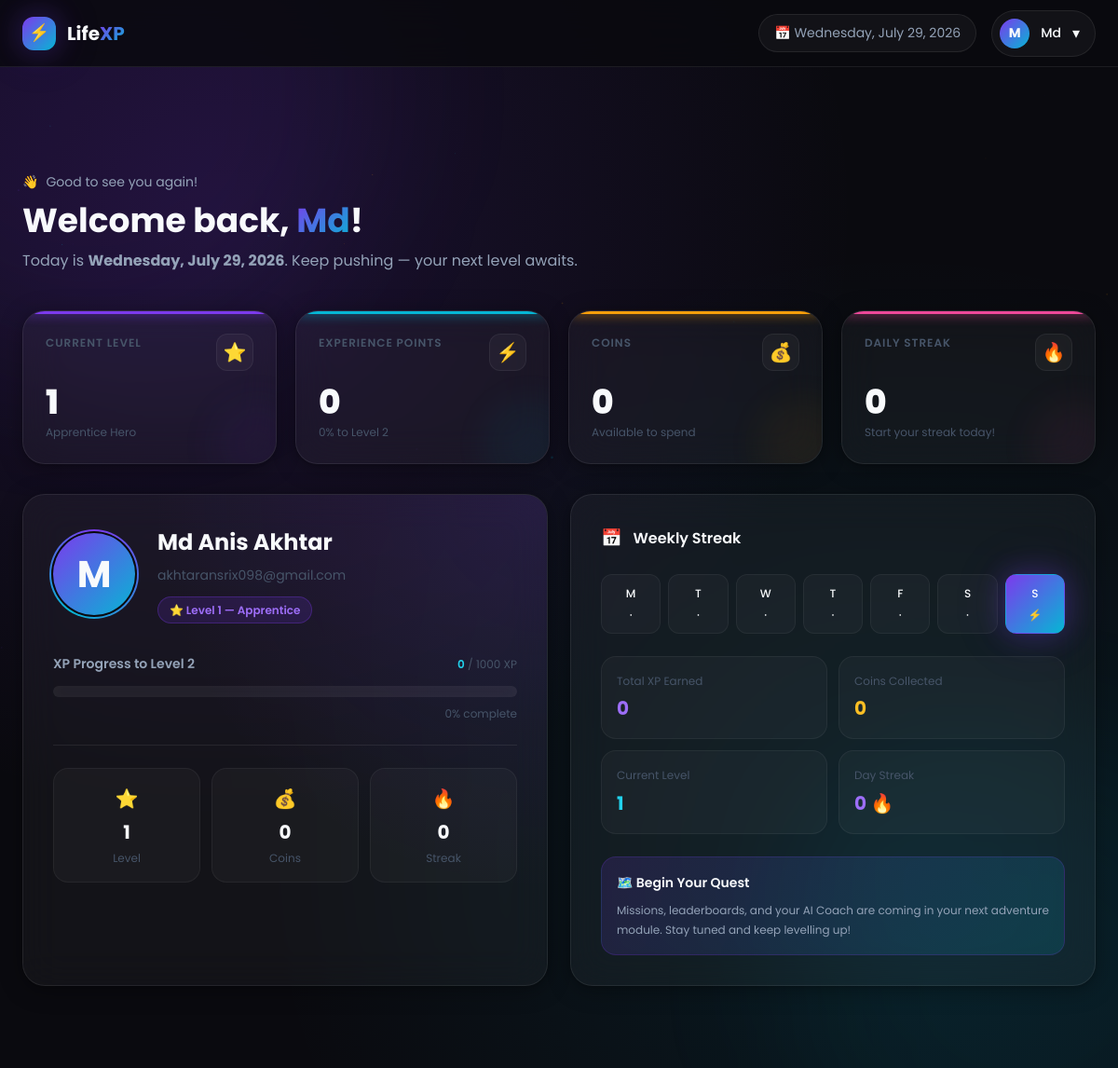
/dashboard (signed in), run on the app's committed database.
### tables this page shows
CREATE TABLE users (
    id INTEGER PRIMARY KEY AUTOINCREMENT,

    full_name TEXT NOT NULL,

    email TEXT NOT NULL UNIQUE,

    password_hash TEXT NOT NULL,

    avatar TEXT DEFAULT 'default.png',

    created_at TIMESTAMP DEFAULT CURRENT_TIMESTAMP,

    last_login TIMESTAMP,

    is_active INTEGER DEFAULT 1
);

CREATE TABLE user_stats (

    id INTEGER PRIMARY KEY AUTOINCREMENT,

    user_id INTEGER NOT NULL UNIQUE,

    current_level INTEGER DEFAULT 1,

    current_xp INTEGER DEFAULT 0,

    current_coins INTEGER DEFAULT 0,

    current_streak INTEGER DEFAULT 0,

    longest_streak INTEGER DEFAULT 0,

    missions_completed INTEGER DEFAULT 0,

    missions_failed INTEGER DEFAULT 0,

    last_updated TIMESTAMP DEFAULT CURRENT_TIMESTAMP,

    FOREIGN KEY(user_id) REFERENCES users(id)
);

### routes/dashboard.py (the view)
@dashboard_bp.route("/dashboard")
def index():
    if "user_id" not in session:
        return redirect(url_for("auth.login"))
    dashboard_data = DashboardService.get_dashboard_data(
        session["user_id"]
    )
    if dashboard_data is None:
        session.clear()
        return redirect(url_for("auth.login"))
    return render_template(
        "dashboard.html",
        **dashboard_data
    )

### database/db.py (called while the page is built)
def get_connection():
    DATABASE_PATH.parent.mkdir(parents=True, exist_ok=True)
    connection = sqlite3.connect(DATABASE_PATH)
    connection.row_factory = sqlite3.Row
    connection.execute("PRAGMA foreign_keys = ON")
    return connection

def get_db():
    if "db" not in g:
        g.db = get_connection()
    return g.db

### models/user.py (called while the page is built)
def get_user_by_id(user_id: int):
    db = get_db()
    row = db.execute(
        "SELECT * FROM users WHERE id = ?",
        (user_id,)
    ).fetchone()
    return dict(row) if row else None

### models/user_stats.py (called while the page is built)
    @staticmethod
    def get(user_id):
        db = get_db()
        return db.execute(
            """
            SELECT *
            FROM user_stats
            WHERE user_id = ?
            """,
            (user_id,)
        ).fetchone()

### templates/dashboard.html (shortened to what this page needs)
{% extends "base.html" %}
{% block styles %}
  <link rel="stylesheet" href="{{ url_for('static', filename='css/dashboard.css') }}" />
{% endblock %}
{% block content %}
<div class="dashboard-page">
  <nav class="dashboard-navbar" role="navigation" aria-label="Dashboard Navigation">
    <div class="container dashboard-navbar-inner">
      <a href="{{ url_for('dashboard.index') }}" class="dash-logo" aria-label="LifeXP Dashboard">
        <div class="dash-logo-icon" aria-hidden="true">⚡</div>
        <span class="dash-logo-text">Life<span class="highlight">XP</span></span>
      </a>
      <div class="dash-nav-right">
        <div class="dash-date" aria-label="Today's date">📅 {{ today }}</div>
        <div class="dash-user-pill" id="user-pill" role="button" aria-haspopup="true" aria-expanded="false" tabindex="0">
          <div class="dash-user-avatar-small" aria-hidden="true">
            {{ user.full_name[0].upper() }}
          </div>
          <span class="dash-user-name-small">{{ user.full_name.split()[0] }}</span>
          <span aria-hidden="true">▾</span>
        </div>
      </div>
    </div>
  </nav>
  <main class="dashboard-main" id="main-content">
    <div class="container">
      <section class="welcome-header" aria-label="Welcome">
        <div class="welcome-greeting">
          <span>👋</span> Good to see you again!
        </div>
        <h1 class="welcome-title">
          Welcome back,
          <span class="user-name">{{ user.full_name.split()[0] }}</span>!
        </h1>
        <p class="welcome-sub">
          Today is <strong>{{ today }}</strong>. Keep pushing — your next level awaits.
        </p>
      </section>
      <section class="stats-row" aria-label="Player Statistics">
        <div
          class="stat-card stat-card-level glass-card animate-fade-in-up"
          style="animation-delay: 0.05s;"
        >
          <div class="stat-card-header">
            <span class="stat-card-label">Current Level</span>
            <div class="stat-card-icon" aria-hidden="true">⭐</div>
          </div>
          <div class="stat-card-value" aria-label="Level {{ stats.current_level }}">{{ stats.current_level }}</div>
          <div class="stat-card-sub">
            {% if stats.current_level < 10 %}
              Apprentice Hero
            {% elif stats.current_level < 25 %}
              Rising Adventurer
            {% elif stats.current_level < 50 %}
              Seasoned Champion
            {% else %}
              Legendary Master
            {% endif %}
          </div>
        </div>
        <div
          class="stat-card stat-card-xp glass-card animate-fade-in-up"
          style="animation-delay: 0.15s;"
        >
          <div class="stat-card-header">
            <span class="stat-card-label">Experience Points</span>
            <div class="stat-card-icon" aria-hidden="true">⚡</div>
          </div>
          <div class="stat-card-value" aria-label="{{ stats.current_xp }} XP">{{ stats.current_xp }}</div>
          <div class="stat-card-sub">{{ xp_progress }}% to Level {{ stats.current_level + 1 }}</div>
        </div>
        <div
          class="stat-card stat-card-coins glass-card animate-fade-in-up"
          style="animation-delay: 0.25s;"
        >
          <div class="stat-card-header">
            <span class="stat-card-label">Coins</span>
            <div class="stat-card-icon" aria-hidden="true">💰</div>
          </div>
          <div class="stat-card-value" aria-label="{{ stats.current_coins }} coins">{{ stats.current_coins }}</div>
          <div class="stat-card-sub">Available to spend</div>
        </div>
        <div
          class="stat-card stat-card-streak glass-card animate-fade-in-up"
          style="animation-delay: 0.35s;"
        >
          <div class="stat-card-header">
            <span class="stat-card-label">Daily Streak</span>
            <div class="stat-card-icon" aria-hidden="true">🔥</div>
          </div>
          <div class="stat-card-value" aria-label="{{ stats.current_streak }} day streak">{{ stats.current_streak }}</div>
          <div class="stat-card-sub">
            {% if stats.current_streak == 0 %}
              Start your streak today!
            {% elif stats.current_streak == 1 %}
              1 day — keep going!
            {% else %}
              Day streak 🔥
            {% endif %}
          </div>
        </div>
      </section>
      <div class="dashboard-second-row">
        <article class="profile-card glass-card animate-fade-in-up" style="animation-delay: 0.4s;" aria-label="Player Profile">
          <div class="profile-card-header">
            <div class="profile-avatar-wrapper" aria-hidden="true">
              <div class="profile-avatar-ring-inner"></div>
              <div class="profile-avatar">{{ user.full_name[0].upper() }}</div>
            </div>
            <div class="profile-info">
              <h2 class="profile-name">{{ user.full_name }}</h2>
              <p class="profile-email">{{ user.email }}</p>
              <div class="profile-level-badge">
                ⭐ Level {{ stats.current_level }}
                —
                {% if stats.current_level < 10 %}
                  Apprentice
                {% elif stats.current_level < 25 %}
                  Adventurer
                {% elif stats.current_level < 50 %}
                  Champion
                {% else %}
                  Master
                {% endif %}
              </div>
            </div>
          </div>
          <div class="profile-xp-section" aria-label="XP Progress">
            <div class="profile-xp-header">
              <span class="profile-xp-title">XP Progress to Level {{ stats.current_level + 1 }}</span>
              <span class="profile-xp-values">
                <span>{{ stats.current_xp }}</span> / {{ level_end_xp }} XP
              </span>
            </div>
            <div class="xp-bar-track" role="progressbar" aria-valuenow="{{ xp_progress }}" aria-valuemin="0" aria-valuemax="100" aria-label="{{ xp_progress }}% XP to next level">
            </div>
            <div class="profile-xp-percent">{{ xp_progress }}% complete</div>
          </div>
          <div class="profile-mini-stats">
            <div class="profile-mini-stat">
              <div class="profile-mini-stat-icon" aria-hidden="true">⭐</div>
              <div class="profile-mini-stat-value">{{ stats.current_level }}</div>
              <div class="profile-mini-stat-label">Level</div>
            </div>
            <div class="profile-mini-stat">
              <div class="profile-mini-stat-icon" aria-hidden="true">💰</div>
              <div class="profile-mini-stat-value">{{ stats.current_coins }}</div>
              <div class="profile-mini-stat-label">Coins</div>
            </div>
            <div class="profile-mini-stat">
              <div class="profile-mini-stat-icon" aria-hidden="true">🔥</div>
              <div class="profile-mini-stat-value">{{ stats.current_streak }}</div>
              <div class="profile-mini-stat-label">Streak</div>
            </div>
          </div>
        </article>
        <article class="activity-card glass-card animate-fade-in-up" style="animation-delay: 0.5s;" aria-label="Activity and Streak">
          <h2 class="card-section-title">
            <span class="card-section-title-icon" aria-hidden="true">📅</span>
            Weekly Streak
          </h2>
          <div class="streak-week" aria-label="7 day streak overview">
            {% set days = ['M','T','W','T','F','S','S'] %}
            {% for i in range(7) %}
              <div class="streak-day {% if loop.index == 7 %}today{% elif loop.index <= stats.current_streak %}active{% endif %}" aria-label="Day {{ i + 1 }}">
                <span>{{ days[i] }}</span>
                <span>{% if loop.index == 7 %}⚡{% elif loop.index <= stats.current_streak %}✓{% else %}·{% endif %}</span>
              </div>
            {% endfor %}
          </div>
          <div class="activity-quick-stats">
            <div class="activity-stat">
              <div class="activity-stat-label">Total XP Earned</div>
              <div class="activity-stat-value purple">{{ stats.current_xp }}</div>
            </div>
            <div class="activity-stat">
              <div class="activity-stat-label">Coins Collected</div>
              <div class="activity-stat-value gold">{{ stats.current_coins }}</div>
            </div>
            <div class="activity-stat">
              <div class="activity-stat-label">Current Level</div>
              <div class="activity-stat-value cyan">{{ stats.current_level }}</div>
            </div>
            <div class="activity-stat">
              <div class="activity-stat-label">Day Streak</div>
              <div class="activity-stat-value purple">{{ stats.current_streak }} 🔥</div>
            </div>
          </div>
          <div class="getting-started">
            <div class="getting-started-title">🗺️ Begin Your Quest</div>
            <div class="getting-started-text">
              Missions, leaderboards, and your AI Coach are coming in your next
              adventure module. Stay tuned and keep levelling up!
            </div>
          </div>
        </article>
      </div>
    </div>
  </main>
</div>
{% endblock %}

### templates/base.html (shortened to what this page needs)
<!DOCTYPE html>
<html lang="en">
<head>
  <link rel="stylesheet" href="{{ url_for('static', filename='css/variables.css') }}" />
  <link rel="stylesheet" href="{{ url_for('static', filename='css/animations.css') }}" />
  <link rel="stylesheet" href="{{ url_for('static', filename='css/base.css') }}" />
  {% block styles %}{% endblock %}
</head>
<body>
  <div class="bg-orb bg-orb-purple" aria-hidden="true"></div>
  <div class="bg-orb bg-orb-cyan"   aria-hidden="true"></div>
  <div class="page-content">
    {% block content %}{% endblock %}
  </div>
</body>
</html>

### static/css/variables.css (style rules this page uses)
:root { --color-bg-primary: #0a0a0f; --color-bg-secondary: #0f0f1a; --color-bg-tertiary: #13131f; --color-surface: rgba(255, 255, 255, 0.04); --color-surface-hover: rgba(255, 255, 255, 0.07); --color-surface-active: rgba(255, 255, 255, 0.10); --color-border: rgba(255, 255, 255, 0.08); --color-border-accent: rgba(124, 58, 237, 0.40); --color-purple: #7c3aed; --color-purple-light: #9d6ef8; --color-purple-dark: #5b21b6; --color-cyan: #06b6d4; --color-cyan-light: #22d3ee; --color-cyan-dark: #0891b2; --color-gold: #f59e0b; --color-gold-light: #fbbf24; --color-pink: #ec4899; --gradient-brand: linear-gradient(135deg, var(--color-purple) 0%, var(--color-cyan) 100%); --gradient-brand-soft: linear-gradient(135deg, rgba(124,58,237,0.15) 0%, rgba(6,182,212,0.15) 100%); --gradient-gold: linear-gradient(135deg, var(--color-gold) 0%, var(--color-pink) 100%); --gradient-surface: linear-gradient(135deg, rgba(255,255,255,0.06) 0%, rgba(255,255,255,0.02) 100%); --gradient-bg: radial-gradient(ellipse at 20% 20%, rgba(124,58,237,0.15) 0%, transparent 50%), radial-gradient(ellipse at 80% 80%, rgba(6,182,212,0.10) 0%, transparent 50%), var(--color-bg-primary); --color-text-primary: #f8fafc; --color-text-secondary: #94a3b8; --color-text-muted: #475569; --color-text-accent: var(--color-purple-light); --color-success: #10b981; --color-error: #ef4444; --color-warning: #f59e0b; --color-info: var(--color-cyan); --font-family: 'Poppins', -apple-system, BlinkMacSystemFont, sans-serif; --font-size-xs: 0.75rem; --font-size-sm: 0.875rem; --font-size-base: 1rem; --font-size-lg: 1.125rem; --font-size-xl: 1.25rem; --font-size-2xl: 1.5rem; --font-size-3xl: 1.875rem; --font-size-4xl: 2.25rem; --font-size-5xl: 3rem; --font-size-6xl: 3.75rem; --font-size-7xl: 4.5rem; --font-weight-regular: 400; --font-weight-medium: 500; --font-weight-semibold: 600; --font-weight-bold: 700; --font-weight-extrabold: 800; --line-height-tight: 1.25; --line-height-normal: 1.6; --line-height-relaxed: 1.75; --space-1: 0.25rem; --space-2: 0.5rem; --space-3: 0.75rem; --space-4: 1rem; --space-5: 1.25rem; --space-6: 1.5rem; --space-8: 2rem; --space-10: 2.5rem; --space-12: 3rem; --space-16: 4rem; --space-20: 5rem; --space-24: 6rem; --space-32: 8rem; --radius-sm: 8px; --radius-md: 12px; --radius-lg: 16px; --radius-xl: 20px; --radius-2xl: 24px; --radius-3xl: 32px; --radius-full: 9999px; --shadow-sm: 0 2px 8px rgba(0,0,0,0.3); --shadow-md: 0 4px 20px rgba(0,0,0,0.4); --shadow-lg: 0 8px 40px rgba(0,0,0,0.5); --shadow-xl: 0 16px 60px rgba(0,0,0,0.6); --shadow-purple: 0 0 30px rgba(124,58,237,0.3), 0 0 60px rgba(124,58,237,0.15); --shadow-cyan: 0 0 30px rgba(6,182,212,0.3), 0 0 60px rgba(6,182,212,0.15); --shadow-gold: 0 0 20px rgba(245,158,11,0.4); --shadow-card: 0 4px 24px rgba(0,0,0,0.35), 0 1px 4px rgba(0,0,0,0.2); --transition-fast: 150ms ease; --transition-base: 250ms ease; --transition-slow: 400ms ease; --transition-spring: 300ms cubic-bezier(0.34, 1.56, 0.64, 1); --glass-bg: rgba(255, 255, 255, 0.04); --glass-border: 1px solid rgba(255, 255, 255, 0.08); --glass-blur: blur(20px); --container-max: 1200px; --navbar-height: 72px; }

### static/css/animations.css (style rules this page uses)
.animate-fade-in-up { animation: fadeInUp 0.6s ease both; }

### static/css/base.css (style rules this page uses)
*, *::before, *::after { box-sizing: border-box; margin: 0; padding: 0; }
html { scroll-behavior: smooth; font-size: 16px; -webkit-text-size-adjust: 100%; }
body { font-family: var(--font-family); font-size: var(--font-size-base); font-weight: var(--font-weight-regular); line-height: var(--line-height-normal); color: var(--color-text-primary); background: var(--gradient-bg); background-attachment: fixed; min-height: 100vh; overflow-x: hidden; -webkit-font-smoothing: antialiased; -moz-osx-font-smoothing: grayscale; }
a { color: inherit; text-decoration: none; }
.container { width: 100%; max-width: var(--container-max); margin-inline: auto; padding-inline: var(--space-6); }
.glass-card { background: var(--glass-bg); backdrop-filter: var(--glass-blur); -webkit-backdrop-filter: var(--glass-blur); border: var(--glass-border); border-radius: var(--radius-2xl); box-shadow: var(--shadow-card); }
.bg-orb { position: fixed; border-radius: 50%; filter: blur(80px); pointer-events: none; z-index: 0; }
.bg-orb-purple { width: 600px; height: 600px; background: rgba(124,58,237,0.08); top: -200px; left: -200px; }
.bg-orb-cyan { width: 500px; height: 500px; background: rgba(6,182,212,0.06); bottom: -150px; right: -150px; }
.page-content { position: relative; z-index: 1; }

### data on the page
users: full_name "M", full_name "Md", full_name "Md Anis Akhtar", email "akhtaransrix098@gmail.com"
user_stats: current_level "1", current_xp "0", stats.current_level+1 "2", current_coins "0", current_streak "0"

### other printed values
{{ xp_progress }} "0"
{{ level_end_xp }} "1000"
{{ days[i] }} "M" "T" "W" "T" "F" "S" "S"
